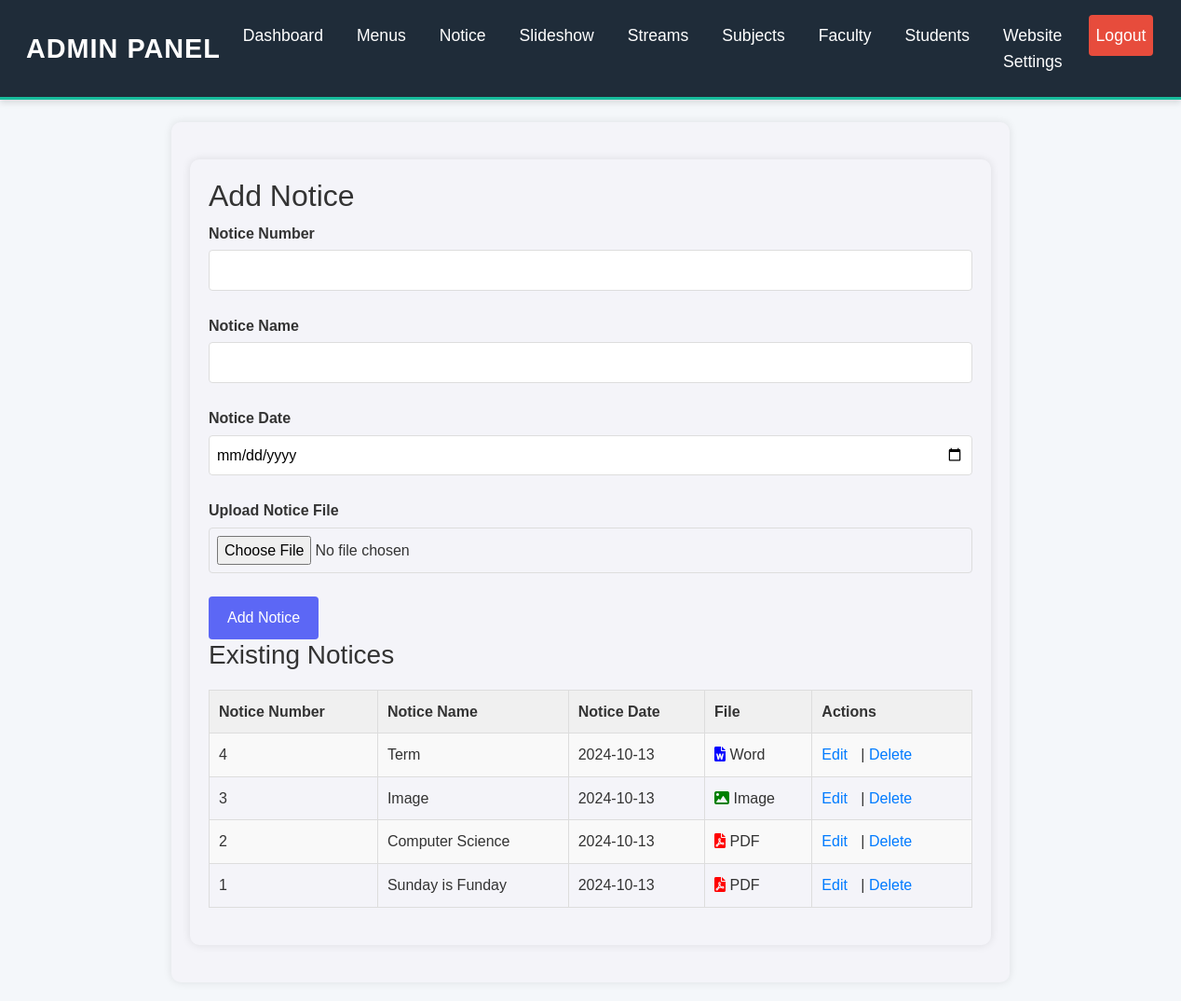
The page /admin/notice.php (signed in) on the database its author committed.
### tables this page shows
CREATE TABLE `notice` (
  `id` int(11) NOT NULL,
  `notice_number` varchar(255) NOT NULL,
  `notice_name` varchar(255) NOT NULL,
  `notice_date` date NOT NULL,
  `notice_file` varchar(255) NOT NULL
);

### admin/notice.php (the view, shortened to what this page needs)
<?php
include 'header.php';
$notices = [];
$sql = "SELECT * FROM notice ORDER BY id DESC";
$result = $conn->query($sql);
if ($result->num_rows > 0) {
    while ($row = $result->fetch_assoc()) {
        $notices[] = $row;
}
}
?>
<!DOCTYPE html>
<html lang="en">
<head>
    <link rel="stylesheet" href="https://cdnjs.cloudflare.com/ajax/libs/font-awesome/6.0.0-beta3/css/all.min.css">
</head>
<body>
<div class="container">
    <h2>Add Notice</h2>
    <form method="POST" enctype="multipart/form-data">
        <div class="form-group">
            <label for="notice_number">Notice Number</label>
            <input type="text" name="notice_number" id="notice_number" required>
        </div>
        <div class="form-group">
            <label for="notice_name">Notice Name</label>
            <input type="text" name="notice_name" id="notice_name" required>
        </div>
        <div class="form-group">
            <label for="notice_date">Notice Date</label>
            <input type="date" name="notice_date" id="notice_date" required>
        </div>
        <div class="form-group">
            <label for="notice_file">Upload Notice File</label>
            <input type="file" name="notice_file" id="notice_file" accept=".pdf,.doc,.docx,.jpg,.jpeg,.png,.xlsx,.pptx" required>
        </div>
        <button type="submit">Add Notice</button>
    </form>
    <h3>Existing Notices</h3>
    <table>
        <tr>
            <th>Notice Number</th>
            <th>Notice Name</th>
            <th>Notice Date</th>
            <th>File</th>
            <th>Actions</th>
        </tr>
        <?php foreach ($notices as $notice): ?>
            <tr>
                <td><?php echo $notice['notice_number']; ?></td>
                <td><?php echo $notice['notice_name']; ?></td>
                <td><?php echo $notice['notice_date']; ?></td>
                <td>
                    <?php
                    $file_extension = pathinfo($notice['notice_file'], PATHINFO_EXTENSION);
                    if ($file_extension == 'pdf') {
                        echo '<i class="fas fa-file-pdf" style="color:red;"></i> PDF';
                    } elseif (in_array($file_extension, ['jpg', 'jpeg', 'png'])) {
                        echo '<i class="fas fa-image" style="color:green;"></i> Image';
                    } elseif ($file_extension == 'doc' || $file_extension == 'docx') {
                        echo '<i class="fas fa-file-word" style="color:blue;"></i> Word';
                    } elseif ($file_extension == 'xlsx') {
                        echo '<i class="fas fa-file-excel" style="color:green;"></i> Excel';
                    } elseif ($file_extension == 'pptx') {
                        echo '<i class="fas fa-file-powerpoint" style="color:orange;"></i> PowerPoint';
                    } else {
                        echo '<i class="fas fa-file" style="color:gray;"></i> Other';
                    }
                    ?>
                </td>
                <td class="action-links">
                    <a href="notice_edit.php?id=<?php echo $notice['id']; ?>">Edit</a> |
                    <a href="notice_delete.php?id=<?php echo $notice['id']; ?>" onclick="return confirm('Are you sure you want to delete this notice?');">Delete</a>
                </td>
            </tr>
        <?php endforeach; ?>
    </table>
</div>
</body>
</html>

### admin/styles.css (style rules this page uses)
body { font-family: sans-serif; line-height: 1.6; color: #333; background-color: #f4f4f4; }
.container { max-width: 960px; margin: 20px auto; padding: 20px; background: #fff; box-shadow: 0 0 10px rgba(0, 0, 0, 0.1); border-radius: 8px; }
h2, h3 { color: #333; }
.form-group { margin-bottom: 15px; }
label { display: block; margin-bottom: 5px; }
input, textarea, select { width: 100%; padding: 10px; border: 1px solid #ddd; border-radius: 4px; box-sizing: border-box; }
table { width: 100%; border-collapse: collapse; margin-top: 20px; }
th, td { text-align: left; padding: 8px; border: 1px solid #ddd; }
th { background-color: #f0f0f0; }
tr:nth-child(even) { background-color: #f9f9f9; }
button { background-color: #6c757d; color: white; padding: 8px 15px; border: none; border-radius: 4px; cursor: pointer; transition: background-color 0.3s ease; }
body { font-family: Arial, sans-serif; background-color: #f4f7fa; color: #333; }
.container { margin-top: 30px; }

### admin/notice.php (style rules this page uses)
body { font-family: Arial, sans-serif; }
.container { max-width: 900px; margin: 20px auto; padding: 20px; background-color: #f4f4f9; border-radius: 10px; }
table { width: 100%; border-collapse: collapse; margin-bottom: 20px; }
table, th, td { border: 1px solid #ddd; }
th, td { padding: 10px; text-align: left; }
.form-group { margin-bottom: 15px; }
label { display: block; font-weight: bold; margin-bottom: 5px; }
input[type="text"], input[type="date"], input[type="file"] { width: 100%; padding: 8px; margin-bottom: 10px; }
button { padding: 10px 20px; background-color: #5c67f5; color: white; border: none; cursor: pointer; }
.action-links a { margin-right: 10px; color: #007bff; text-decoration: none; }

### rows shown on the page
notice: notice_number "4", notice_name "Term", notice_date "2024-10-13", shows "Word"
notice: notice_number "3", notice_name "Image", notice_date "2024-10-13"
notice: notice_number "2", notice_name "Computer Science", notice_date "2024-10-13", shows "PDF"
notice: notice_number "1", notice_name "Sunday is Funday", notice_date "2024-10-13", shows "PDF"
